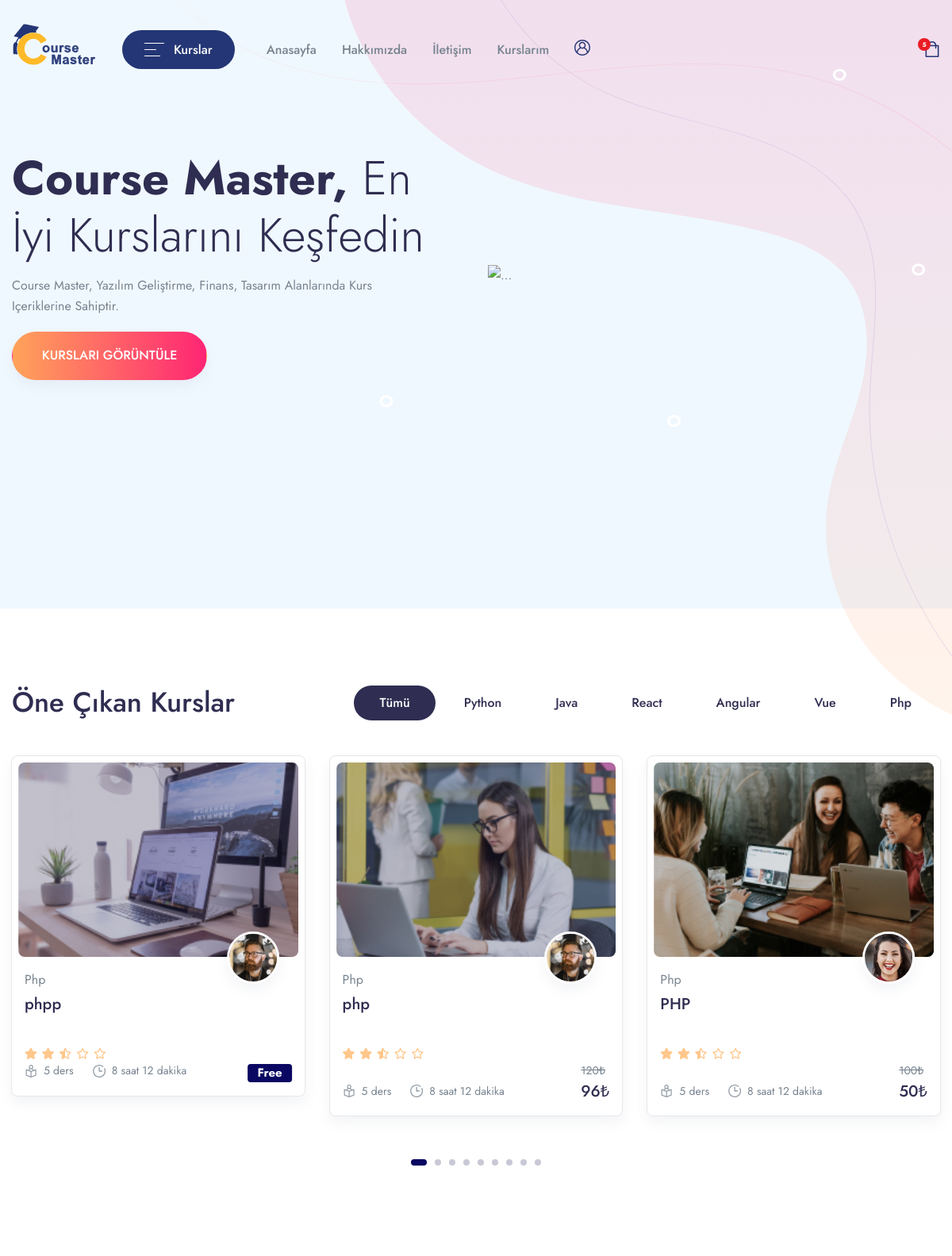
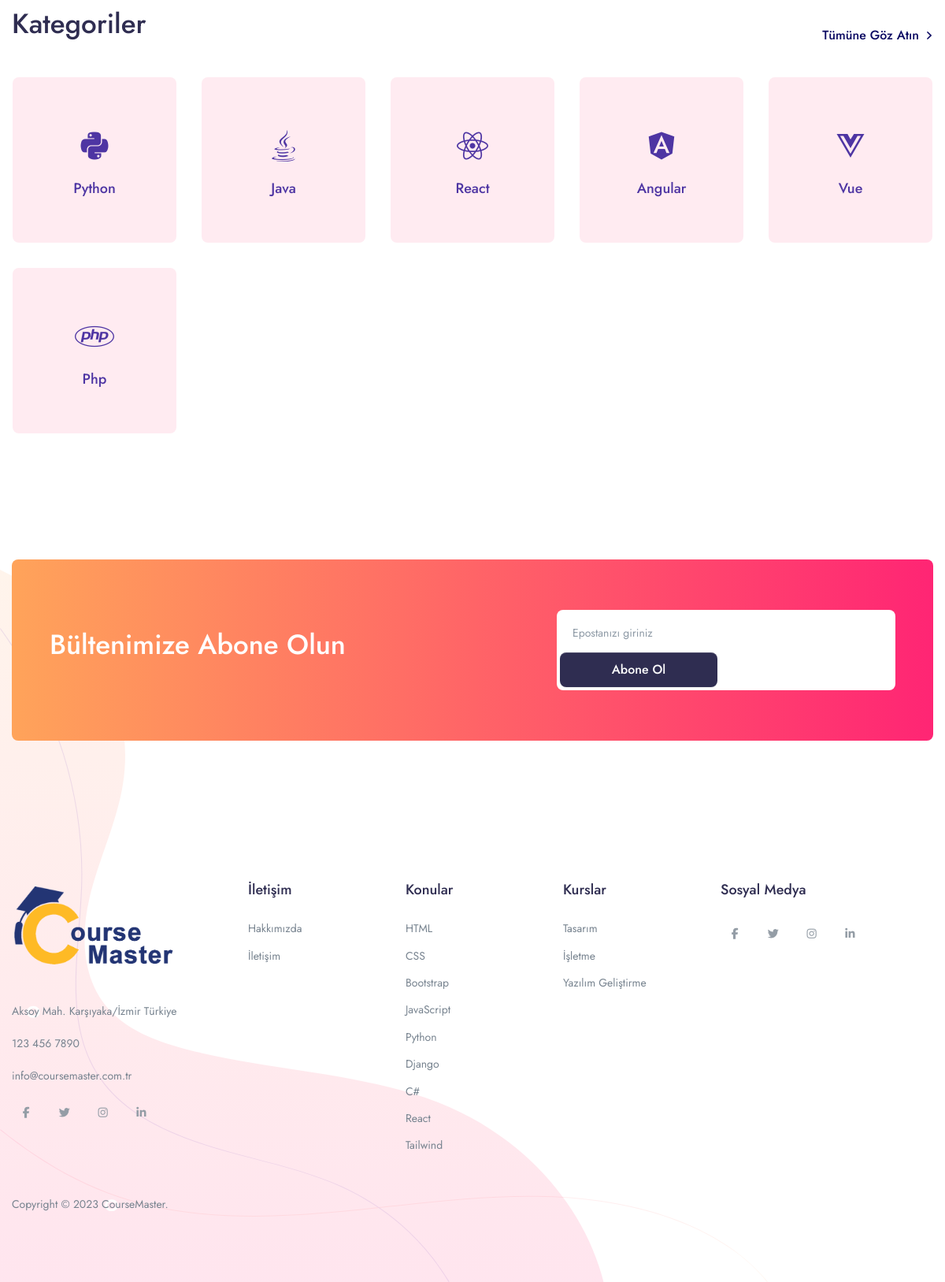
The page / on the database its author committed (2 pictures, top to bottom).
### app/models.py (models this page shows, shortened)
class Categories(models.Model):
    icon = models.CharField(max_length=200,null=True)
    name = models.CharField(max_length=200)

class Course(models.Model):
    STATUS = (
        ('PUBLISH','PUBLISH'),
        ('DRAFT','DRAFT'),
    )
    featured_image = models.ImageField(upload_to="Media/featured_img",null=True)
    featured_video = models.CharField(max_length = 300, null=True)
    title = models.CharField(max_length=500)
    created_at = models.DateField(auto_now_add=True)
    author = models.ForeignKey(Author,on_delete=models.CASCADE,null=True)
    category =models.ForeignKey(Categories,on_delete=models.CASCADE)
    level=models.ForeignKey(Level,on_delete=models.CASCADE,null=True)
    description = models.TextField()
    price = models.IntegerField(null=True,default=0)
    discount = models.IntegerField(null=True)
    language=models.ForeignKey(Language,on_delete=models.CASCADE,null=True)
    Deadline=models.CharField(max_length=100,null=True)
    slug = models.SlugField(default='',max_length=500,null=True,blank=True)
    status=models.CharField(choices=STATUS,max_length=100,null=True)
    Certificate=models.CharField(null=True,max_length=100)
    def get_absolute_url(self):
        from django.urls import reverse
        return reverse("course_details",kwargs={'slug':self.slug})

class Author(models.Model):
    author_profile = models.ImageField(upload_to="Media/author")
    name = models.CharField(max_length=100, null=True)
    about_author = models.TextField()

### CourseMasterApp/views.py (the view)
# urls.py: path('',views.HOME,name='home'),
def HOME(request):
    category = Categories.objects.all().order_by("id")[0:6]
    course = Course.objects.filter(status="PUBLISH").order_by('-id')
    context ={
        'category':category,
        'course':course
    }
    return render(request,'Main/home.html',context)

### app/templatetags/course_tags.py (called while the page is built)
@register.simple_tag
def discount_calculation(price,discount):
    if discount is None or discount == 0:
        return price
    sellprice = price
    sellprice = price - (price * discount/100)
    return math.floor(sellprice)

### templates/Main/home.html (shortened to what this page needs)
{% extends "base.html" %}
{% load static %} {% block content %}
{% load course_tags %}
<section class="pb-15 pt-13 pt-xl-14 mt-n12 position-relative" style="background-color: aliceblue">
  <div class="position-absolute top-0 right-0">
    <img src="{% static 'assets/img/illustrations/illustration-7.svg' %}" class="img-fluid" alt="..." />
  </div>
  <div class="container container-wd pb-2">
    <div class="row align-items-center">
      <div class="col-12 col-md-5 col-lg-6 order-md-2" data-aos="fade-in">
        <img src="{% static 'assets/img/screen.png' %}" class="img-fluid mb-6 mb-md-0" alt="..." />
      </div>
      <div class="col-12 col-md-7 col-lg-6 order-md-1">
        <h1 class="display-2" data-aos="fade-left" data-aos-duration="150">
          <span class="fw-bold">Course Master,</span> En İyi Kurslarını Keşfedin
        </h1>
        <p class="text-capitalize me-xl-11 me-wd-14 pe-wd-4" data-aos="fade-up" data-aos-duration="200">
          Course Master, yazılım geliştirme, finans, tasarım alanlarında kurs
          içeriklerine sahiptir.
        </p>
        <a href="{% url 'single_course' %}"
          class="btn btn-pill btn-helio btn-gradient-1 text-white btn-x-wide shadow lift mb-5 mt-1" data-aos="fade-up"
          data-aos-duration="200">KURSLARI GÖRÜNTÜLE</a>
      </div>
    </div>
  </div>
</section>
<section class="pt-5 pb-9 py-md-11 bg-white">
  <div class="container container-wd">
    <div class="row align-items-end mb-7">
      <div class="col-xl mb-5 mb-xl-0">
        <h1 class="mb-1">Öne Çıkan Kurslar</h1>
      </div>
      <div class="col-xl-auto">
        <div class="nav justify-content-lg-start justify-content-xl-center justify-content-center tab-nav-1"
          id="pills-tab" role="tablist">
          <a class="btn-sm btn-pill me-1 mb-1 text-dark fw-medium px-6 active" id="pills-all-tab" data-bs-toggle="tab"
            href="#pills-all" role="tab" aria-controls="pills-all" aria-selected="true">
            Tümü
          </a>
          {% for i in category %}
          <a class="btn-sm btn-pill me-1 mb-1 text-dark fw-medium px-6" id="pills-art-tab" data-bs-toggle="tab"
            href="#pills-{{i.id}}" role="tab" aria-controls="pills-art" aria-selected="false">
            {{i.name}}
          </a>
          {% endfor %}
        </div>
      </div>
    </div>
    <div class="tab-content flickity-tab" id="pills-tabContent">
      <div class="tab-pane fade show active" id="pills-all" role="tabpanel" aria-labelledby="pills-all-tab">
        <div class="mx-n4 flickity-button-outset"
          data-flickity='{"pageDots": true, "prevNextButtons": true, "cellAlign": "left", "wrapAround": true, "imagesLoaded": true}'>
          {% for i in course %}
          <div class="col-12 col-md-6 col-xl-4 col-wd-3 pb-4 pb-md-7" style="padding-right: 15px; padding-left: 15px">
            <div class="card border shadow p-2 rounded-lg sk-fade">
              <div class="card-zoom position-relative">
                <a href="{{i.get_absolute_url}}" class="card-img sk-thumbnail img-ratio-9 d-block">
                  <img class="rounded shadow-light-lg" src="{{i.featured_image}}" alt="..." />
                </a>
              </div>
              <div class="card-footer px-2 pb-2 mb-1 pt-4 position-relative">
                <a href="{{i.get_absolute_url}}" class="d-block">
                  <div
                    class="avatar avatar-xl badge-float position-absolute top-0 right-0 mt-n6 me-5 rounded-circle shadow border border-white border-w-lg">
                    <img src="{{i.author.author_profile}}" alt="..." class="avatar-img rounded-circle" />
                  </div>
                </a>
                <a href="course-single-v5.html"><span
                    class="mb-1 d-inline-block text-gray-800">{{i.category.name}}</span></a>
                <div class="position-relative">
                  <a href="{{i.get_absolute_url}}" class="d-block stretched-link">
                    <h4 class="line-clamp-2 h-md-48 h-lg-58 me-md-6 me-lg-10 me-xl-4 mb-2">
                      {{i.title}}
                    </h4>
                  </a>
                  <div class="d-lg-flex align-items-end flex-wrap mb-n1">
                    <div class="star-rating mb-2 mb-lg-0 me-lg-3">
                      <div class="rating" style="width: 50%"></div>
                    </div>
                  </div>
                  <div class="row mx-n2 align-items-end">
                    <div class="col px-2">
                      <ul class="nav mx-n3">
                        <li class="nav-item px-3">
                          <div class="d-flex align-items-center">
                            <div class="me-2 d-flex icon-uxs text-secondary">
                            </div>
                            <div class="font-size-sm">5 ders</div>
                          </div>
                        </li>
                        <li class="nav-item px-3">
                          <div class="d-flex align-items-center">
                            <div class="me-2 d-flex icon-uxs text-secondary">
                            </div>
                            <div class="font-size-sm">8 saat 12 dakika</div>
                          </div>
                        </li>
                      </ul>
                    </div>
                    {% if i.price == 0 %}
                    <div class="col-auto px-2 text-right">
                        <ins class="h4 mb-0 d-block mb-lg-n1">
                            <span class="badge badge-primary">Free</span>
                        </ins>
                    </div>
                    {% else %}
                    <div class="col-auto px-2 text-right">
                        <del class="font-size-sm">{{i.price}}₺</del>
                        <ins class="h4 mb-0 d-block mb-lg-n1">{% discount_calculation i.price i.discount %}₺</ins>
                    </div>
                    {% endif %}
                  </div>
                </div>
              </div>
            </div>
          </div>
          {% endfor %}
        </div>
      </div>
</section>
<section class="py-5 py-md-8 bg-white">
  <div class="container container-wd">
    <div class="row align-items-end mb-md-7 mb-4">
      <div class="col-md mb-4 mb-md-0">
        <h1 class="mb-1">Kategoriler</h1>
      </div>
      <div class="col-md-auto">
        <a href="course-list-v6.html" class="d-flex align-items-center fw-medium">
          Tümüne Göz Atın
          <div class="ms-2 d-flex">
          </div>
        </a>
      </div>
    </div>
    <div class="row row-cols-2 row-cols-md-3 row-cols-xl-5 row-cols-wd-6">
      {% for i in category %}
      <div class="col mb-md-6 mb-4 px-2 px-md-4">
        <a href="course-list-v6.html"
          class="card bg-lavender hover-gradient-1 rounded-lg p-md-5 p-3 h-210p text-center lift">
          <div class="mt-7 text-gigas display-4">
            <i class="{{i.icon}}"></i>
            <div class="card-footer px-0 pb-0 pt-4">
              <h5 class="mb-0 line-clamp-2 text-gigas">{{i.name}}</h5>
            </div>
          </div>
        </a>
      </div>
      {% endfor %}
    </div>
  </div>
</section>
<section class="py-6 py-md-10 bg-white">
  <div class="container container-wd">
    <div class="bg-gradient-1 rounded-lg py-md-9 py-8 px-md-8 px-5">
      <div class="row align-items-center">
        <div class="col-xl-7 mb-4 mb-xl-0 text-capitalize">
          <h1 class="text-white mb-3">Bültenimize Abone Olun</h1>
        </div>
        <div class="col-xl-5">
          <form>
            <div class="input-group d-block d-md-flex bg-white p-1 rounded-lg">
              <input type="text" class="form-control w-100 w-md-auto form-control-sm rounded-lg border-0 placeholder-1"
                placeholder="Epostanızı giriniz" aria-label="Enter your email" aria-describedby="button-addon2" />
              <div class="input-group-append ms-0">
                <button class="btn btn-sm btn-dark w-100 w-md-auto btn-wide rounded-lg border-0" type="button"
                  id="button-addon2">
                  Abone Ol
                </button>
              </div>
            </div>
          </form>
        </div>
      </div>
    </div>
  </div>
</section>
{% endblock content %}

### rows shown on the page
Categories: name "Python"
Categories: name "Java"
Categories: name "React"
Categories: name "Angular"
Categories: name "Vue"
Categories: name "Php"
Course: featured_image (picture), author.author_profile (picture), category.name "Php", title "phpp", price "Free"
Course: featured_image (picture), author.author_profile (picture), category.name "Php", title "php", price "120", price+discount "96"
Course: featured_image (picture), author.author_profile (picture), category.name "Php", title "PHP", price "100", price+discount "50"
